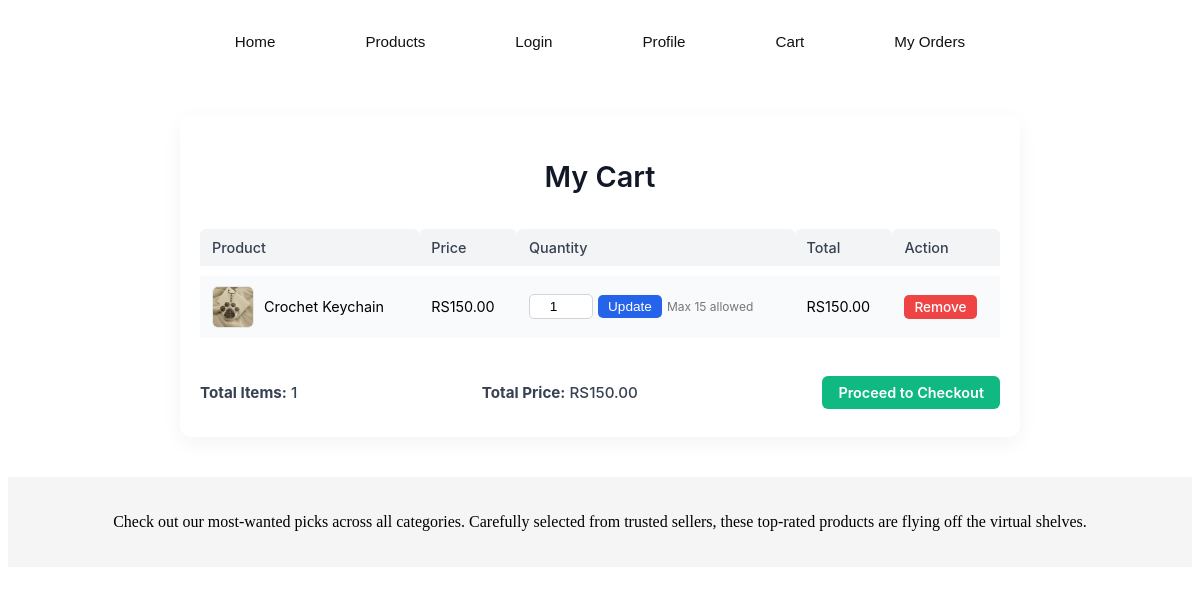
Screenshot of /products/cart/ (signed in) with the database file from the repository.
### products/models.py (models this page shows, shortened)
class CartItem(models.Model):
    cart = models.ForeignKey(Cart, related_name="items", on_delete=models.CASCADE)
    product = models.ForeignKey(Product, on_delete=models.CASCADE)
    quantity = models.PositiveIntegerField(default=1)
    @property
    def total_price(self):
        return self.product.price * self.quantity

class Product(models.Model):
    CATEGORY_CHOICES = [
        ('Foods & Bakery', 'Foods & Bakery'),
        ('Crochet', 'Crochet'),
        ('Fashion (Clothes)', 'Fashion (Clothes)'),
    ]
    name = models.CharField(max_length=255)
    image = models.ImageField(upload_to='products/')
    category = models.CharField(max_length=50, choices=CATEGORY_CHOICES)
    price = models.DecimalField(max_digits=10, decimal_places=2)
    vendor = models.ForeignKey("vendors.Vendor", on_delete=models.CASCADE, null=True, blank=True)
    is_approved = models.BooleanField(default=False)
    description = models.TextField(blank=True, null=True)

class Cart(models.Model):
    user = models.OneToOneField(User, on_delete=models.CASCADE)
    @property
    def total_items(self):
        return sum(item.quantity for item in self.items.all())
    @property
    def total_price(self):
        return sum(item.total_price for item in self.items.all())

### products/views.py (the view)
# urls.py: path('cart/', views.cart_detail, name='cart'),
@login_required
def cart_detail(request):
    cart, _ = Cart.objects.get_or_create(user=request.user)
    return render(request, 'products/cart.html', {'cart': cart})

### products/templates/products/cart.html (shortened to what this page needs)
{% extends 'core/base.html' %}
{% load static %}
{% block content %}
<link rel="stylesheet" href="{% static 'css/cart.css' %}">
<div class="cart-container">
    <h2 class="cart-title">My Cart</h2>
    {% if cart.items.all %}
    <div class="cart-table-wrapper">
        <table class="cart-table">
            <thead>
                <tr>
                    <th>Product</th>
                    <th>Price</th>
                    <th>Quantity</th>
                    <th>Total</th>
                    <th>Action</th>
                </tr>
            </thead>
            <tbody>
                {% for item in cart.items.all %}
                <tr>
                    <td class="product-info">
                        <img src="{{ item.product.image.url }}" alt="{{ item.product.name }}" class="product-image">
                        <span>{{ item.product.name }}</span>
                    </td>
                    <td>RS{{ item.product.price }}</td>
                    <td>
                        <form action="{% url 'products:update_cart' item.id %}" method="post" class="quantity-form">
                            <input
                                type="number"
                                name="quantity"
                                value="{{ item.quantity }}"
                                min="1"
                                max="15"
                            >
                            <button type="submit">Update</button>
                            <small style="color:#777;">Max 15 allowed</small>
                        </form>
                    </td>
                    <td>RS{{ item.total_price }}</td>
                    <td>
                        <a href="{% url 'products:remove_from_cart' item.id %}" class="remove-btn">Remove</a>
                    </td>
                </tr>
                {% endfor %}
            </tbody>
        </table>
    </div>
    <div class="cart-summary">
        <p><strong>Total Items:</strong> {{ cart.total_items }}</p>
        <p><strong>Total Price:</strong> RS{{ cart.total_price }}</p>
        <a href="{% url 'products:checkout' %}" class="checkout-btn">Proceed to Checkout</a>
    </div>
    {% else %}
    <p class="empty-cart">Your cart is empty.</p>
    {% endif %}
</div>
{% endblock %}

### static/css/cart.css (style rules this page uses)
.cart-container { max-width: 800px; margin: 40px auto; padding: 20px; background-color: #ffffff; border-radius: 12px; box-shadow: 0 6px 20px rgba(0,0,0,0.05); font-family: 'Inter', sans-serif; }
.cart-title { text-align: center; font-size: 1.8rem; font-weight: 600; margin-bottom: 25px; color: #111827; }
.cart-table-wrapper { overflow-x: auto; }
.cart-table { width: 100%; border-collapse: separate; border-spacing: 0 10px; font-size: 0.9rem; }
.cart-table th { text-align: left; padding: 10px 12px; background-color: #f3f4f6; color: #374151; font-weight: 500; border-radius: 6px 6px 0 0; }
.cart-table td { padding: 10px 12px; background-color: #f9fafb; vertical-align: middle; }
.product-info { display: flex; align-items: center; gap: 10px; }
.product-image { width: 40px; height: 40px; object-fit: cover; border-radius: 6px; border: 1px solid #e5e7eb; }
.quantity-form { display: flex; align-items: center; gap: 5px; }
.quantity-form input { width: 50px; padding: 4px 6px; border-radius: 5px; border: 1px solid #d1d5db; text-align: center; font-size: 0.85rem; }
.quantity-form button { padding: 4px 10px; border: none; border-radius: 5px; background-color: #2563eb; color: #fff; cursor: pointer; font-size: 0.85rem; }
.remove-btn { padding: 4px 10px; background-color: #ef4444; color: #fff; border-radius: 5px; text-decoration: none; font-weight: 500; font-size: 0.85rem; }
.cart-summary { margin-top: 20px; display: flex; justify-content: space-between; align-items: center; flex-wrap: wrap; gap: 8px; }
.cart-summary p { font-size: 0.95rem; color: #374151; font-weight: 500; }
.checkout-btn { padding: 8px 16px; background-color: #10b981; color: #fff; border-radius: 6px; text-decoration: none; font-weight: 600; font-size: 0.9rem; }

### rows the page displays
CartItem: product.image (picture), product.name "Crochet Keychain", product.price "150.00", quantity "1", total_price "150.00"
Cart: total_items "1", total_price "150.00"
